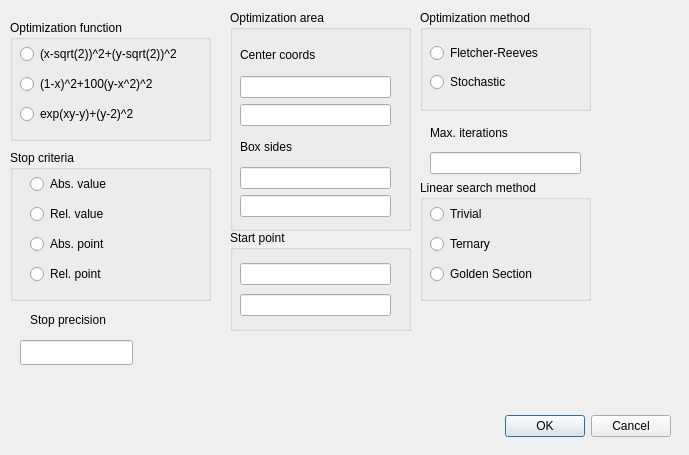
<?xml version="1.0" encoding="UTF-8"?>
<ui version="4.0">
 <class>DialogParameters</class>
 <widget class="QDialog" name="DialogParameters">
  <property name="geometry">
   <rect>
    <x>0</x>
    <y>0</y>
    <width>689</width>
    <height>455</height>
   </rect>
  </property>
  <property name="windowTitle">
   <string>Dialog</string>
  </property>
  <widget class="QDialogButtonBox" name="buttonBox">
   <property name="geometry">
    <rect>
     <x>370</x>
     <y>410</y>
     <width>301</width>
     <height>32</height>
    </rect>
   </property>
   <property name="orientation">
    <enum>Qt::Horizontal</enum>
   </property>
   <property name="standardButtons">
    <set>QDialogButtonBox::Cancel|QDialogButtonBox::Ok</set>
   </property>
  </widget>
  <widget class="QGroupBox" name="groupBox">
   <property name="geometry">
    <rect>
     <x>10</x>
     <y>20</y>
     <width>201</width>
     <height>121</height>
    </rect>
   </property>
   <property name="title">
    <string>Optimization function</string>
   </property>
  </widget>
  <widget class="QGroupBox" name="groupBox_2">
   <property name="geometry">
    <rect>
     <x>10</x>
     <y>150</y>
     <width>201</width>
     <height>151</height>
    </rect>
   </property>
   <property name="title">
    <string>Stop criteria</string>
   </property>
  </widget>
  <widget class="QLineEdit" name="lineEdit">
   <property name="geometry">
    <rect>
     <x>20</x>
     <y>340</y>
     <width>113</width>
     <height>25</height>
    </rect>
   </property>
   <property name="text">
    <string/>
   </property>
  </widget>
  <widget class="QLabel" name="label">
   <property name="geometry">
    <rect>
     <x>30</x>
     <y>310</y>
     <width>101</width>
     <height>20</height>
    </rect>
   </property>
   <property name="text">
    <string>Stop precision</string>
   </property>
  </widget>
  <widget class="QGroupBox" name="groupBox_3">
   <property name="geometry">
    <rect>
     <x>230</x>
     <y>10</y>
     <width>181</width>
     <height>221</height>
    </rect>
   </property>
   <property name="title">
    <string>Optimization area</string>
   </property>
  </widget>
  <widget class="QGroupBox" name="groupBox_4">
   <property name="geometry">
    <rect>
     <x>230</x>
     <y>230</y>
     <width>181</width>
     <height>101</height>
    </rect>
   </property>
   <property name="title">
    <string>Start point</string>
   </property>
  </widget>
  <widget class="QGroupBox" name="groupBox_5">
   <property name="geometry">
    <rect>
     <x>420</x>
     <y>10</y>
     <width>171</width>
     <height>101</height>
    </rect>
   </property>
   <property name="title">
    <string>Optimization method</string>
   </property>
  </widget>
  <widget class="QWidget" name="layoutWidget">
   <property name="geometry">
    <rect>
     <x>20</x>
     <y>40</y>
     <width>204</width>
     <height>88</height>
    </rect>
   </property>
   <layout class="QVBoxLayout" name="verticalLayout">
    <item>
     <widget class="QRadioButton" name="radioButton">
      <property name="text">
       <string>(x-sqrt(2))^2+(y-sqrt(2))^2</string>
      </property>
      <attribute name="buttonGroup">
       <string notr="true">fGroup</string>
      </attribute>
     </widget>
    </item>
    <item>
     <widget class="QRadioButton" name="radioButton_2">
      <property name="text">
       <string>(1-x)^2+100(y-x^2)^2</string>
      </property>
      <attribute name="buttonGroup">
       <string notr="true">fGroup</string>
      </attribute>
     </widget>
    </item>
    <item>
     <widget class="QRadioButton" name="radioButton_3">
      <property name="text">
       <string>exp(xy-y)+(y-2)^2</string>
      </property>
      <attribute name="buttonGroup">
       <string notr="true">fGroup</string>
      </attribute>
     </widget>
    </item>
   </layout>
  </widget>
  <widget class="QWidget" name="layoutWidget">
   <property name="geometry">
    <rect>
     <x>30</x>
     <y>170</y>
     <width>93</width>
     <height>119</height>
    </rect>
   </property>
   <layout class="QVBoxLayout" name="verticalLayout_2">
    <item>
     <widget class="QRadioButton" name="radioButton_4">
      <property name="text">
       <string>Abs. value</string>
      </property>
      <attribute name="buttonGroup">
       <string notr="true">stopGroup</string>
      </attribute>
     </widget>
    </item>
    <item>
     <widget class="QRadioButton" name="radioButton_5">
      <property name="text">
       <string>Rel. value</string>
      </property>
      <attribute name="buttonGroup">
       <string notr="true">stopGroup</string>
      </attribute>
     </widget>
    </item>
    <item>
     <widget class="QRadioButton" name="radioButton_6">
      <property name="text">
       <string>Abs. point</string>
      </property>
      <attribute name="buttonGroup">
       <string notr="true">stopGroup</string>
      </attribute>
     </widget>
    </item>
    <item>
     <widget class="QRadioButton" name="radioButton_7">
      <property name="text">
       <string>Rel. point</string>
      </property>
      <attribute name="buttonGroup">
       <string notr="true">stopGroup</string>
      </attribute>
     </widget>
    </item>
   </layout>
  </widget>
  <widget class="QWidget" name="layoutWidget">
   <property name="geometry">
    <rect>
     <x>240</x>
     <y>40</y>
     <width>151</width>
     <height>177</height>
    </rect>
   </property>
   <layout class="QVBoxLayout" name="verticalLayout_3">
    <item>
     <widget class="QLabel" name="label_2">
      <property name="text">
       <string>Center coords</string>
      </property>
     </widget>
    </item>
    <item>
     <widget class="QLineEdit" name="lineEdit_2"/>
    </item>
    <item>
     <widget class="QLineEdit" name="lineEdit_3"/>
    </item>
    <item>
     <widget class="QLabel" name="label_3">
      <property name="text">
       <string>Box sides</string>
      </property>
     </widget>
    </item>
    <item>
     <widget class="QLineEdit" name="lineEdit_4"/>
    </item>
    <item>
     <widget class="QLineEdit" name="lineEdit_5"/>
    </item>
   </layout>
  </widget>
  <widget class="QWidget" name="layoutWidget">
   <property name="geometry">
    <rect>
     <x>240</x>
     <y>260</y>
     <width>151</width>
     <height>59</height>
    </rect>
   </property>
   <layout class="QVBoxLayout" name="verticalLayout_4">
    <item>
     <widget class="QLineEdit" name="lineEdit_6"/>
    </item>
    <item>
     <widget class="QLineEdit" name="lineEdit_7"/>
    </item>
   </layout>
  </widget>
  <widget class="QWidget" name="layoutWidget">
   <property name="geometry">
    <rect>
     <x>430</x>
     <y>40</y>
     <width>130</width>
     <height>57</height>
    </rect>
   </property>
   <layout class="QVBoxLayout" name="verticalLayout_5">
    <item>
     <widget class="QRadioButton" name="radioButton_8">
      <property name="text">
       <string>Fletcher-Reeves</string>
      </property>
      <attribute name="buttonGroup">
       <string notr="true">methodGroup</string>
      </attribute>
     </widget>
    </item>
    <item>
     <widget class="QRadioButton" name="radioButton_9">
      <property name="text">
       <string>Stochastic</string>
      </property>
      <attribute name="buttonGroup">
       <string notr="true">methodGroup</string>
      </attribute>
     </widget>
    </item>
   </layout>
  </widget>
  <widget class="QWidget" name="layoutWidget">
   <property name="geometry">
    <rect>
     <x>430</x>
     <y>120</y>
     <width>151</width>
     <height>54</height>
    </rect>
   </property>
   <layout class="QVBoxLayout" name="verticalLayout_6">
    <item>
     <widget class="QLabel" name="label_4">
      <property name="text">
       <string>Max. iterations</string>
      </property>
     </widget>
    </item>
    <item>
     <widget class="QLineEdit" name="lineEdit_8"/>
    </item>
   </layout>
  </widget>
  <widget class="QGroupBox" name="groupBox_6">
   <property name="geometry">
    <rect>
     <x>420</x>
     <y>180</y>
     <width>171</width>
     <height>121</height>
    </rect>
   </property>
   <property name="title">
    <string>Linear search method</string>
   </property>
  </widget>
  <widget class="QWidget" name="layoutWidget">
   <property name="geometry">
    <rect>
     <x>430</x>
     <y>200</y>
     <width>127</width>
     <height>88</height>
    </rect>
   </property>
   <layout class="QVBoxLayout" name="verticalLayout_7">
    <item>
     <widget class="QRadioButton" name="radioButton_10">
      <property name="text">
       <string>Trivial</string>
      </property>
      <attribute name="buttonGroup">
       <string notr="true">lomGroup</string>
      </attribute>
     </widget>
    </item>
    <item>
     <widget class="QRadioButton" name="radioButton_11">
      <property name="text">
       <string>Ternary</string>
      </property>
      <attribute name="buttonGroup">
       <string notr="true">lomGroup</string>
      </attribute>
     </widget>
    </item>
    <item>
     <widget class="QRadioButton" name="radioButton_12">
      <property name="text">
       <string>Golden Section</string>
      </property>
      <attribute name="buttonGroup">
       <string notr="true">lomGroup</string>
      </attribute>
     </widget>
    </item>
   </layout>
  </widget>
 </widget>
 <resources/>
 <connections>
  <connection>
   <sender>buttonBox</sender>
   <signal>accepted()</signal>
   <receiver>DialogParameters</receiver>
   <slot>accept()</slot>
   <hints>
    <hint type="sourcelabel">
     <x>248</x>
     <y>254</y>
    </hint>
    <hint type="destinationlabel">
     <x>157</x>
     <y>274</y>
    </hint>
   </hints>
  </connection>
  <connection>
   <sender>buttonBox</sender>
   <signal>rejected()</signal>
   <receiver>DialogParameters</receiver>
   <slot>reject()</slot>
   <hints>
    <hint type="sourcelabel">
     <x>316</x>
     <y>260</y>
    </hint>
    <hint type="destinationlabel">
     <x>286</x>
     <y>274</y>
    </hint>
   </hints>
  </connection>
 </connections>
 <slots>
  <signal>parametersChanged(OptimizeParameters)</signal>
 </slots>
 <buttongroups>
  <buttongroup name="lomGroup"/>
  <buttongroup name="fGroup"/>
  <buttongroup name="methodGroup"/>
  <buttongroup name="stopGroup"/>
 </buttongroups>
</ui>
